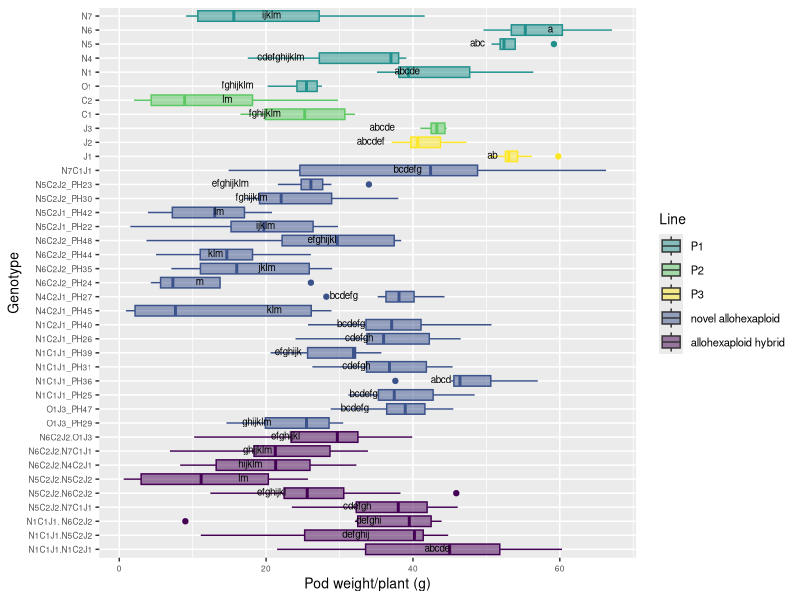

Recreate this plot in R.
# Comparison 2XY: Novel allohexaploids

#load packages 
install.packages("multcompView")
install.packages("viridis")
library(viridis)

library(tidyverse)
library(dplyr)
library(ggplot2)
library(ggpubr)
library(datasets)
library(multcompView)


# vollständige Rohdatentabelle laden ######
getwd()
DATA <- read_csv("EPPN raw data complete 220419.csv")
View(DATA)


#drop first column
DATA = DATA[,2:37]
View(DATA)

#Comparison 2XY	einschließlich JO allohexaploids
# Aim: to determine if the NCJ allohexaploids have more similarity to each other than to their parent genotypes 

#### subsetting #####
#IMPORTANT: N5C2J2.N5C2J1_PH43 has only one parent genotype: N5C2J2 (PH30 and PH23), 
# N5C2J1_PH42 wieder drin

comp_2XY4 <- DATA[DATA$Genotype %in% c("N5", "N6", "N1", "N4", "N7","C1", "C2", "J1", "J2", 
                                      "O1", "J3",
                                      
                                      "N6C2J2_PH24", "N6C2J2_PH35", "N6C2J2_PH44", "N6C2J2_PH48", 
                                     "N5C2J1_PH22", "N5C2J1_PH42", "N5C2J2_PH30", "N5C2J2_PH23", "N1C1J1_PH25", "N1C1J1_PH36", 
                                     "N1C1J1_PH31", "N1C1J1_PH39", "N1C2J1_PH26", "N1C2J1_PH40", "N4C2J1_PH45",
                                     "N4C2J1_PH27", "N7C1J1",
                                     "O1J3_PH29", "O1J3_PH47",	
                                     
                                     "N1C1J1.N5C2J2", "N6C2J2.N7C1J1", "N5C2J2.N7C1J1", "N1C1J1. N6C2J2",
                                     "N5C2J2.N6C2J2","N1C1J1.N1C2J1", "N5C2J2.N5C2J2", "N6C2J2.N4C2J1", "N6C2J2.O1J3"), ]
head(comp_2XY4)
View(comp_2XY4)

#create column giving generation###############################################
#N5C2J1_PH42 wieder drin ######################################################## 
comp_2XY4 <- comp_2XY4 %>%
  mutate(Line = case_when(
  Genotype == "O1" ~ "P1",
  Genotype == "J3" ~ "P2",
  Genotype == "N1" ~ "P1",
  Genotype == "N4" ~ "P1",
  Genotype == "N5" ~ "P1",
  Genotype == "N6" ~ "P1",
  Genotype == "N7" ~ "P1",
  Genotype == "C1" ~ "P2",
  Genotype == "C2" ~ "P2",
  Genotype == "J1" ~ "P3",
  Genotype == "J2" ~ "P3",
  Genotype == "O1J3_PH29" ~ "novel allohexaploid",
  Genotype == "O1J3_PH47" ~ "novel allohexaploid",
  Genotype == "N5C2J1_PH22" ~ "novel allohexaploid",
  Genotype == "N5C2J1_PH42" ~ "novel allohexaploid",
  Genotype == "N5C2J2_PH23" ~ "novel allohexaploid",
  Genotype == "N6C2J2_PH24" ~ "novel allohexaploid",
  Genotype == "N1C1J1_PH25" ~ "novel allohexaploid",
  Genotype == "N1C2J1_PH26" ~ "novel allohexaploid",
  Genotype == "N4C2J1_PH27" ~ "novel allohexaploid",
  Genotype == "N5C2J2_PH30" ~ "novel allohexaploid",
  Genotype == "N1C1J1_PH31" ~ "novel allohexaploid",
  Genotype == "N6C2J2_PH35" ~ "novel allohexaploid",
  Genotype == "N1C1J1_PH36" ~ "novel allohexaploid",
  Genotype == "N1C1J1_PH39" ~ "novel allohexaploid",
  Genotype == "N1C2J1_PH40" ~ "novel allohexaploid",
  Genotype == "N6C2J2_PH44" ~ "novel allohexaploid",
  Genotype == "N4C2J1_PH45" ~ "novel allohexaploid",
  Genotype == "N6C2J2_PH48" ~ "novel allohexaploid",
  Genotype == "N7C1J1" ~ "novel allohexaploid",
  Genotype == "N1C1J1.N5C2J2" ~ "allohexaploid hybrid",
  Genotype == "N1C1J1.N1C2J1" ~ "allohexaploid hybrid",
  Genotype == "N5C2J2.N7C1J1" ~ "allohexaploid hybrid",
  Genotype == "N5C2J2.N5C2J2" ~ "allohexaploid hybrid",
  Genotype == "N1C1J1. N6C2J2" ~ "allohexaploid hybrid",
  Genotype == "N5C2J2.N6C2J2" ~ "allohexaploid hybrid",
  Genotype == "N6C2J2.O1J3" ~ "allohexaploid hybrid",
  Genotype == "N6C2J2.N4C2J1" ~ "allohexaploid hybrid",
  Genotype == "N6C2J2.N7C1J1" ~ "allohexaploid hybrid"))
view(comp_2XY4)

# ANOVA, Tukey & Boxplot with CLD according to Rosane Rech##########################################################
# loading the appropriate libraries
library(datasets)

#remove previous objects
rm(anova)
rm(tukey)
rm(cld)
rm(Tk)

# analysis of variance
anova <- aov(pod_weight_plant ~ Genotype, data = comp_2XY4)
summary(anova)

# Tukey's test
tukey <- TukeyHSD(anova)
print(tukey)

# compact letter display
cld <- multcompLetters4(anova, tukey)
print(cld)

# table with factors and 3rd quantile
Tk <- group_by(comp_2XY4, Genotype) %>%
  summarise(mean = round(mean(pod_weight_plant, na.rm = TRUE), digits = 1), quant = round(quantile(pod_weight_plant, probs = 0.75, na.rm = TRUE), digits = 1)) %>%
  arrange(desc(mean)) #WICHTIG: arrange(desc(mean)) muss hier rein!!!

# extracting the compact letter display and adding to the Tk table
cld <- as.data.frame.list(cld$Genotype)
Tk$cld <- cld$Letters
print(Tk) # print dient der Überprüfung: Mittelwerte und Letter code 
# in der gleichen Reihenfolge angeordnet?


#create column giving generation###############################################
#N5C2J1_PH42 wieder drin ########################################################
ANOVA_Tukey_2XY4 <- Tk %>%
  mutate(Line = case_when(
    Genotype == "O1" ~ "P1",
    Genotype == "J3" ~ "P2",
    Genotype == "N1" ~ "P1",
    Genotype == "N4" ~ "P1",
    Genotype == "N5" ~ "P1",
    Genotype == "N6" ~ "P1",
    Genotype == "N7" ~ "P1",
    Genotype == "C1" ~ "P2",
    Genotype == "C2" ~ "P2",
    Genotype == "J1" ~ "P3",
    Genotype == "J2" ~ "P3",
    Genotype == "O1J3_PH29" ~ "novel allohexaploid",
    Genotype == "O1J3_PH47" ~ "novel allohexaploid",
    Genotype == "N5C2J1_PH22" ~ "novel allohexaploid",
    Genotype == "N5C2J1_PH42" ~ "novel allohexaploid",
    Genotype == "N5C2J2_PH23" ~ "novel allohexaploid",
    Genotype == "N6C2J2_PH24" ~ "novel allohexaploid",
    Genotype == "N1C1J1_PH25" ~ "novel allohexaploid",
    Genotype == "N1C2J1_PH26" ~ "novel allohexaploid",
    Genotype == "N4C2J1_PH27" ~ "novel allohexaploid",
    Genotype == "N5C2J2_PH30" ~ "novel allohexaploid",
    Genotype == "N1C1J1_PH31" ~ "novel allohexaploid",
    Genotype == "N6C2J2_PH35" ~ "novel allohexaploid",
    Genotype == "N1C1J1_PH36" ~ "novel allohexaploid",
    Genotype == "N1C1J1_PH39" ~ "novel allohexaploid",
    Genotype == "N1C2J1_PH40" ~ "novel allohexaploid",
    Genotype == "N6C2J2_PH44" ~ "novel allohexaploid",
    Genotype == "N4C2J1_PH45" ~ "novel allohexaploid",
    Genotype == "N6C2J2_PH48" ~ "novel allohexaploid",
    Genotype == "N7C1J1" ~ "novel allohexaploid",
    Genotype == "N1C1J1.N5C2J2" ~ "allohexaploid hybrid",
    Genotype == "N1C1J1.N1C2J1" ~ "allohexaploid hybrid",
    Genotype == "N5C2J2.N7C1J1" ~ "allohexaploid hybrid",
    Genotype == "N5C2J2.N5C2J2" ~ "allohexaploid hybrid",
    Genotype == "N1C1J1. N6C2J2" ~ "allohexaploid hybrid",
    Genotype == "N5C2J2.N6C2J2" ~ "allohexaploid hybrid",
    Genotype == "N6C2J2.O1J3" ~ "allohexaploid hybrid",
    Genotype == "N6C2J2.N4C2J1" ~ "allohexaploid hybrid",
    Genotype == "N6C2J2.N7C1J1" ~ "allohexaploid hybrid"))

view(ANOVA_Tukey_2XY4)

# Reorder factor levels in comp_2XY4
#N5C2J1_PH42 removed!!!##
comp_2XY4ord <- comp_2XY4                             
comp_2XY4ord$Genotype <- factor(comp_2XY4ord$Genotype,     
                                levels = c("N1C1J1.N1C2J1", "N1C1J1.N5C2J2", "N1C1J1. N6C2J2", 
                                           "N5C2J2.N7C1J1", "N5C2J2.N6C2J2", "N5C2J2.N5C2J2", 
                                           "N6C2J2.N4C2J1", "N6C2J2.N7C1J1", "N6C2J2.O1J3",
                                           
                                           "O1J3_PH29", "O1J3_PH47",
                                           "N1C1J1_PH25", "N1C1J1_PH36","N1C1J1_PH31", "N1C1J1_PH39", 
                                           "N1C2J1_PH26", "N1C2J1_PH40", 
                                           "N4C2J1_PH45","N4C2J1_PH27",
                                           "N6C2J2_PH24", "N6C2J2_PH35", "N6C2J2_PH44", "N6C2J2_PH48", 
                                           "N5C2J1_PH22", "N5C2J1_PH42",
                                           "N5C2J2_PH30", "N5C2J2_PH23", 
                                           "N7C1J1",
                                           
                                           "J1", "J2", "J3", "C1", "C2", "O1", "N1", "N4", "N5", "N6", "N7"))

ANOVA_Tukey_2XY4ord <- ANOVA_Tukey_2XY4
ANOVA_Tukey_2XY4ord$Genotype <- factor(ANOVA_Tukey_2XY4ord$Genotype,     
                                  levels = c("N1C1J1.N1C2J1", "N1C1J1.N5C2J2", "N1C1J1. N6C2J2", 
                                             "N5C2J2.N7C1J1", "N5C2J2.N6C2J2", "N5C2J2.N5C2J2", 
                                             "N6C2J2.N4C2J1", "N6C2J2.N7C1J1", "N6C2J2.O1J3",
                                             
                                             "O1J3_PH29", "O1J3_PH47",
                                             "N1C1J1_PH25", "N1C1J1_PH36","N1C1J1_PH31", "N1C1J1_PH39", 
                                             "N1C2J1_PH26", "N1C2J1_PH40", 
                                             "N4C2J1_PH45","N4C2J1_PH27",
                                             "N6C2J2_PH24", "N6C2J2_PH35", "N6C2J2_PH44", "N6C2J2_PH48", 
                                             "N5C2J1_PH22", "N5C2J1_PH42",
                                             "N5C2J2_PH30", "N5C2J2_PH23", 
                                             "N7C1J1",
                                             
                                             "J1", "J2", "J3", "C1", "C2", "O1", "N1", "N4", "N5", "N6", "N7"))


#boxplot pod_weight_plant 2XY4
ggplot(comp_2XY4ord, aes(Genotype, pod_weight_plant, fill = Line, color = Line)) + 
  geom_boxplot() +
  labs(x="Genotype", y="Pod weight/plant (g)") +
  geom_text(data = ANOVA_Tukey_2XY4, aes(x = Genotype, y = quant, label = cld), color = "black", size = 2.5, vjust = 0.3, hjust = 3) +
  coord_flip() +
  theme(axis.title = element_text(size = 14),
        legend.text = element_text(size = 8),
        legend.title = element_text(size = 10),
        axis.title.x = element_text(size = 10),
        axis.title.y = element_text(size = 10),
        axis.text.x = element_text(size = 6),
        axis.text.y = element_text(size = 6)) +
  scale_color_viridis(discrete = TRUE, option = "D", direction = 1, alpha = 1, guide = "none") +  #legend removed by guide = "none" 
  scale_fill_viridis(discrete = TRUE, option = "D", direction = 1, alpha = 0.5,
                     breaks=c("P1", "P2", "P3", "novel allohexaploid", "allohexaploid hybrid"),
                     labels=c("P1", "P2", "P3", "novel allohexaploid", "allohexaploid hybrid")) ##reorder legend labels!
